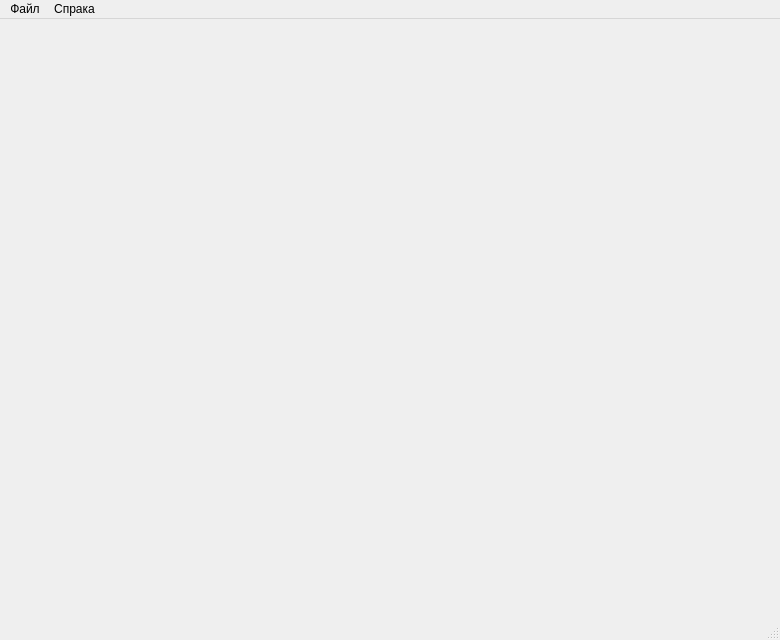
<?xml version="1.0" encoding="UTF-8"?>
<ui version="4.0">
 <class>MainWindow</class>
 <widget class="QMainWindow" name="MainWindow">
  <property name="geometry">
   <rect>
    <x>0</x>
    <y>0</y>
    <width>780</width>
    <height>640</height>
   </rect>
  </property>
  <property name="windowTitle">
   <string>FlyWork - Главное окно</string>
  </property>
  <widget class="QWidget" name="centralwidget"/>
  <widget class="QMenuBar" name="menubar">
   <property name="geometry">
    <rect>
     <x>0</x>
     <y>0</y>
     <width>780</width>
     <height>21</height>
    </rect>
   </property>
   <widget class="QMenu" name="file">
    <property name="title">
     <string>Файл</string>
    </property>
    <addaction name="adminPanel"/>
    <addaction name="actionDisconnect"/>
    <addaction name="actionQuit"/>
   </widget>
   <widget class="QMenu" name="help">
    <property name="title">
     <string>Спрака</string>
    </property>
    <addaction name="quickHelp"/>
    <addaction name="support"/>
    <addaction name="separator"/>
    <addaction name="about"/>
    <addaction name="aboutQt"/>
   </widget>
   <addaction name="file"/>
   <addaction name="help"/>
  </widget>
  <widget class="QStatusBar" name="statusbar"/>
  <action name="actionQuit">
   <property name="text">
    <string>Выход</string>
   </property>
   <property name="shortcut">
    <string>Ctrl+Q</string>
   </property>
   <property name="menuRole">
    <enum>QAction::QuitRole</enum>
   </property>
  </action>
  <action name="actionDisconnect">
   <property name="text">
    <string>Завершить работу</string>
   </property>
  </action>
  <action name="about">
   <property name="text">
    <string>О программе</string>
   </property>
   <property name="menuRole">
    <enum>QAction::AboutRole</enum>
   </property>
  </action>
  <action name="support">
   <property name="text">
    <string>Техническая поддержка</string>
   </property>
  </action>
  <action name="quickHelp">
   <property name="text">
    <string>Помощь</string>
   </property>
   <property name="shortcut">
    <string>F1</string>
   </property>
  </action>
  <action name="aboutQt">
   <property name="text">
    <string>O Qt 4.7</string>
   </property>
   <property name="menuRole">
    <enum>QAction::AboutQtRole</enum>
   </property>
  </action>
  <action name="adminPanel">
   <property name="text">
    <string>Админ-Панель</string>
   </property>
   <property name="toolTip">
    <string>Открыть панель администратора</string>
   </property>
  </action>
 </widget>
 <resources/>
 <connections/>
</ui>
